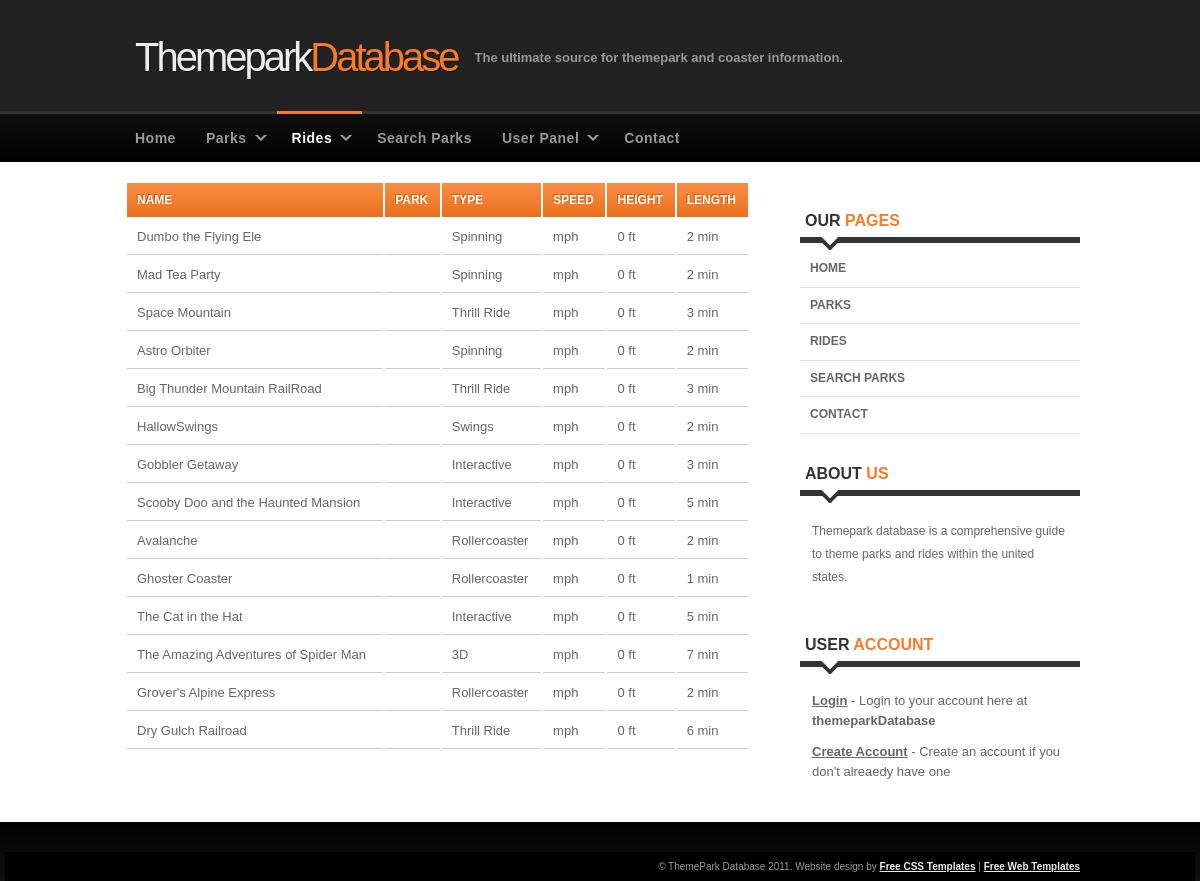
The page /showfamilyrides.php on the database its author committed.
### tables this page shows
CREATE TABLE IF NOT EXISTS `familyrides` (
  `family_id` int(11) NOT NULL AUTO_INCREMENT,
  `Name` varchar(40) DEFAULT NULL,
  `Length_min` int(3) DEFAULT NULL,
  `Type` varchar(20) DEFAULT NULL,
  `Height_ft` int(4) NOT NULL,
  `Speed_mph` int(5) DEFAULT NULL,
  `park_id` int(11) DEFAULT NULL,
  PRIMARY KEY (`family_id`),
  KEY `family_id` (`family_id`),
  KEY `park_id` (`park_id`)
);

### showfamilyrides.php (the view, shortened to what this page needs)
<?php
   include('db_connect.php');
?>
<!DOCTYPE html PUBLIC "-//W3C//DTD XHTML 1.0 Strict//EN" "http://www.w3.org/TR/xhtml1/DTD/xhtml1-strict.dtd">
<html xmlns="http://www.w3.org/1999/xhtml">
<head>
<link rel="stylesheet" href="styles.css" type="text/css" />
</head>
<body class="noheader">
<div id="container">
	<div id="header">
    	<h1><a href="/">Themepark<strong>Database</strong></a></h1>
        <h2>The ultimate source for themepark and coaster information.</h2>
    </div>
    <div id="nav">
    	<ul class="sf-menu dropdown">
        	<li><a href="index.php">Home</a></li>
            <li><a class="has_submenu" href="parks.php">Parks</a>
            </li>
            <li class="selected"><a class="has_submenu" href="rides.php">Rides</a>
            </li>
            <li><a href="#">Search Parks</a></li>
            <li><a class="has_submenu" href="#">User Panel</a>
            </li>
            <li><a href="#">Contact</a></li>
        </ul>
    </div>
        <div id="body">
            <div id="content">
                <div class="box">
              		<?php
                	$query = "SELECT * FROM familyrides";
  					$result = mysqli_query($db, $query)
   					or die("Error Querying Database");
   					echo "<table id=\"parkinfo\">\n<tr><th>Name</th><th>Park</th><th>Type</th><th>Speed</th><th>Height</th><th>Length</th></tr>\n\n";
   					while($row = mysqli_fetch_array($result)) {
  						$name = $row['Name'];
  						$park = $row['Park'];
  						$type = $row['Type'];
						$speed = $row['Speed_mph'];
						$height = $row['Height_ft'];
						$length = $row['Length_min'];
		  				echo "<tr><td>$name</td><td ><a href = \"park.php?id=" . $park . "\">$park</a></td><td >$type</td><td >$speed mph</td><td >$height ft</td><td >$length min</td></tr>\n";
	   				 }
	   				 echo "</table>\n";
                ?>
              </div>
        </div>
        <?php
        	include('sidebar.php');
        ?>
    </div></div>
    <?php
    	include('footerSmall.php');
    ?>
</body>
</html>

### styles.css (style rules this page uses)
body { background: #FFF url('images/body-single.png') repeat-x scroll top left; margin:0; padding:0; font-family: Verdana, Geneva, sans-serif; font-size: 13px; color: #666; }
body.noheader { background: #FFF url('images/body-noheader.png') repeat-x scroll top left; }
* { margin:0; padding:0; }
table { width: 100%; text-align: left; }
th, td { padding: 10px 10px; }
th { color: #fff; font-size: 12px; font-family: Arial, Helvetica, sans-serif; text-decoration: none; text-transform: uppercase; text-shadow:-1px -1px #CE5709; background: #F87B27 url('images/frontpage-link.png') repeat-x scroll top left; }
td { border-bottom: 1px solid #ccc; }
a { color: #F97B27; }
h1 { color: #000; font-size: 35px; font-family: Arial, Helvetica, sans-serif; padding: 0; background: none; border-bottom: none; text-transform: none; line-height: 1.0em; padding: 0 0 5px; }
h1 strong { font-weight: normal; }
h2 { color: #000; font-family: 'Lucida Grande','Lucida Sans Unicode',Geneva,Verdana,Sans-Serif; font-size: 30px; letter-spacing: -0.25px; font-weight: bold; padding: 0 0 5px; margin: 0; }
ul, ol { margin: 0 0 35px 35px; }
li { padding-bottom: 5px; }
#container { width: 960px; margin: 0 auto; padding: 0px; }
#header { padding: 0px 15px; margin: 0 auto; height: 111px; }
#header h1 { padding: 0; }
#header h1 a { color: #eee; padding-top: 40px; font-size: 40px; font-weight: normal; font-family: Lucida,"Lucida Sans",Geneva,Arial,sans-serif; text-decoration: none; letter-spacing: -3px; float: left; text-shadow: 1px 1px #111; }
#header h1 a strong { color: #F87B27; }
#header h2 { color: #999; float: left; font-family: Arial,Helvetica,sans-serif; font-size: 13px; font-weight: bold; letter-spacing: 0; margin-left: 10px; margin-top: 50px; padding-bottom: 0; padding-left: 7px; }
#nav { height: 50px; width: 960px; position: relative; z-index: 999; }
#nav ul { list-style: none; padding: 0; margin: 0; height: 50px; }
#nav ul li { display: block; float: left; }
#nav ul li a { display: block; color: #999; display: block; border-top: 3px solid #333; font-size: 14px; font-weight: bold; float: left; letter-spacing: 0.5px; font-family: Arial, Helvetica, sans-serif; padding: 17px 15px 17px; text-decoration: none; }
#nav ul li a.has_submenu { background: transparent url('images/submenu-item.gif') no-repeat scroll right center; padding-right: 30px; }
#nav ul li.selected a, #nav ul li.selected a:hover, #nav ul li.selected li.selected a { color: #fff; border-top: 3px solid #F87B27; }
.sf-menu, .sf-menu * { margin: 0; padding: 0; list-style: none; }
.sf-menu { line-height: 1.0; }
.sf-menu li { float: left; position: relative; }
.sf-menu a { display: block; position: relative; }
#body { background: none; margin:0 auto; padding: 20px 0 0; width: 960px; }
#content { float: left; width: 635px; }
.box { margin: 0; padding: 0 5px; background-color: #fff; }

### rows shown on the page
familyrides: Name "Dumbo the Flying Ele", Type "Spinning", Height_ft "0", Length_min "2"
familyrides: Name "Mad Tea Party", Type "Spinning", Height_ft "0", Length_min "2"
familyrides: Name "Space Mountain", Type "Thrill Ride", Height_ft "0", Length_min "3"
familyrides: Name "Astro Orbiter", Type "Spinning", Height_ft "0", Length_min "2"
familyrides: Name "Big Thunder Mountain RailRoad", Type "Thrill Ride", Height_ft "0", Length_min "3"
familyrides: Name "HallowSwings", Type "Swings", Height_ft "0", Length_min "2"
familyrides: Name "Gobbler Getaway", Type "Interactive", Height_ft "0", Length_min "3"
familyrides: Name "Scooby Doo and the Haunted Mansion", Type "Interactive", Height_ft "0", Length_min "5"
familyrides: Name "Avalanche", Type "Rollercoaster", Height_ft "0", Length_min "2"
familyrides: Name "Ghoster Coaster", Type "Rollercoaster", Height_ft "0", Length_min "1"
familyrides: Name "The Cat in the Hat", Type "Interactive", Height_ft "0", Length_min "5"
familyrides: Name "The Amazing Adventures of Spider Man", Type "3D", Height_ft "0", Length_min "7"
familyrides: Name "Grover's Alpine Express", Type "Rollercoaster", Height_ft "0", Length_min "2"
familyrides: Name "Dry Gulch Railroad", Type "Thrill Ride", Height_ft "0", Length_min "6"
